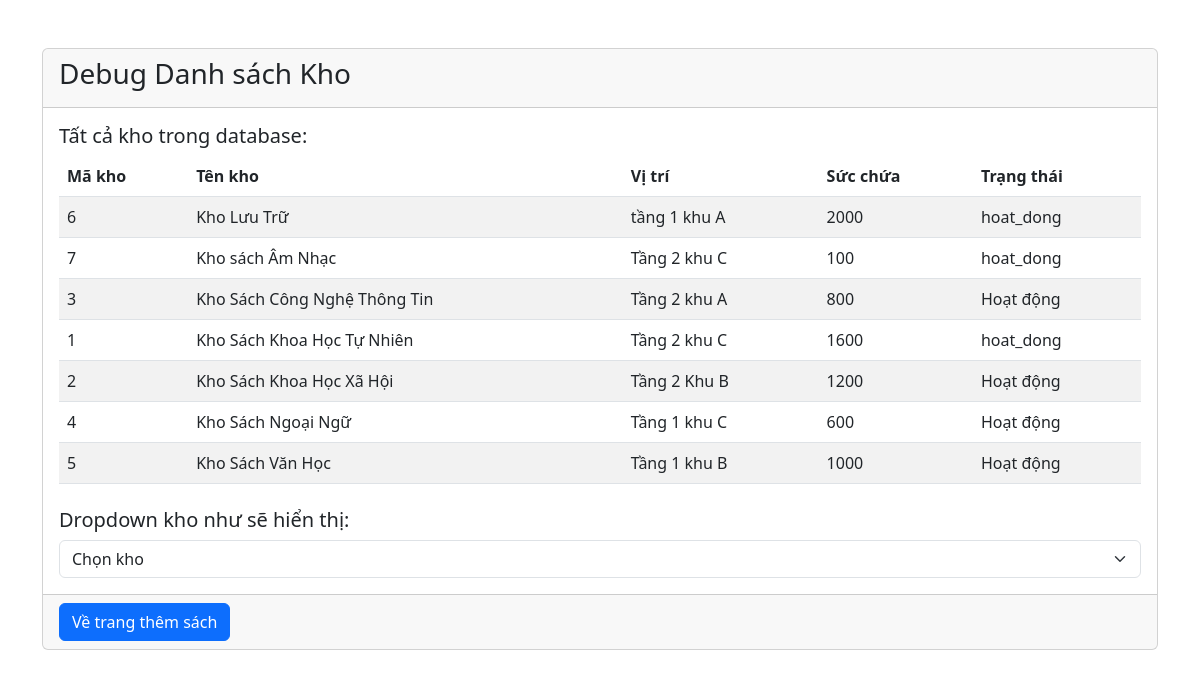
The page /debug_kho.php on the database its author committed.
### tables this page shows
CREATE TABLE `kho` (
  `ma_kho` int(11) NOT NULL,
  `ten_kho` varchar(100) NOT NULL,
  `suc_chua` int(11) DEFAULT NULL,
  `vi_tri` varchar(255) DEFAULT NULL,
  `mo_ta` text DEFAULT NULL,
  `trang_thai` varchar(20) DEFAULT 'Hoạt động',
  `ngay_tao` timestamp NOT NULL DEFAULT current_timestamp()
);

### debug_kho.php (the view, shortened to what this page needs)
<?php
include 'ket_noi.php';
echo "<!DOCTYPE html>
<html lang='vi'>
<head>
    <meta charset='UTF-8'>
    <title>Debug Danh sách Kho</title>
    <link href='https://cdn.jsdelivr.net/npm/bootstrap@5.3.0/dist/css/bootstrap.min.css' rel='stylesheet'>
</head>
<body>
<div class='container mt-5'>
    <div class='card'>
        <div class='card-header'>
            <h3>Debug Danh sách Kho</h3>
        </div>
        <div class='card-body'>";
$result = $conn->query("SELECT * FROM kho ORDER BY ten_kho ASC");
if ($result) {
    echo "<h5>Tất cả kho trong database:</h5>";
    echo "<table class='table table-striped'>";
    echo "<thead><tr><th>Mã kho</th><th>Tên kho</th><th>Vị trí</th><th>Sức chứa</th><th>Trạng thái</th></tr></thead>";
    echo "<tbody>";
    while ($kho = $result->fetch_assoc()) {
        echo "<tr>";
        echo "<td>" . $kho['ma_kho'] . "</td>";
        echo "<td>" . htmlspecialchars($kho['ten_kho']) . "</td>";
        echo "<td>" . htmlspecialchars($kho['vi_tri']) . "</td>";
        echo "<td>" . $kho['suc_chua'] . "</td>";
        echo "<td>" . (isset($kho['trang_thai']) ? $kho['trang_thai'] : 'Không có') . "</td>";
        echo "</tr>";
    }
    echo "</tbody></table>";
    echo "<h5 class='mt-4'>Dropdown kho như sẽ hiển thị:</h5>";
    echo "<select class='form-select'>";
    echo "<option value=''>Chọn kho</option>";
    echo "</select>";
} else {
    echo "<div class='alert alert-danger'>Lỗi query: " . $conn->error . "</div>";
}
echo "</div>
        <div class='card-footer'>
            <a href='them_sach_tu_ncc.php' class='btn btn-primary'>Về trang thêm sách</a>
        </div>
    </div>
</div>
</body>
</html>";
?>

### rows shown on the page
kho: ma_kho "6", ten_kho "Kho Lưu Trữ", vi_tri "tầng 1 khu A", suc_chua "2000", trang_thai "hoat_dong"
kho: ma_kho "7", ten_kho "Kho sách Âm Nhạc", vi_tri "Tầng 2 khu C", suc_chua "100", trang_thai "hoat_dong"
kho: ma_kho "3", ten_kho "Kho Sách Công Nghệ Thông Tin", vi_tri "Tầng 2 khu A", suc_chua "800", trang_thai "Hoạt động"
kho: ma_kho "1", ten_kho "Kho Sách Khoa Học Tự Nhiên", vi_tri "Tầng 2 khu C", suc_chua "1600", trang_thai "hoat_dong"
kho: ma_kho "2", ten_kho "Kho Sách Khoa Học Xã Hội", vi_tri "Tầng 2 Khu B", suc_chua "1200", trang_thai "Hoạt động"
kho: ma_kho "4", ten_kho "Kho Sách Ngoại Ngữ", vi_tri "Tầng 1 khu C", suc_chua "600", trang_thai "Hoạt động"
kho: ma_kho "5", ten_kho "Kho Sách Văn Học", vi_tri "Tầng 1 khu B", suc_chua "1000", trang_thai "Hoạt động"
